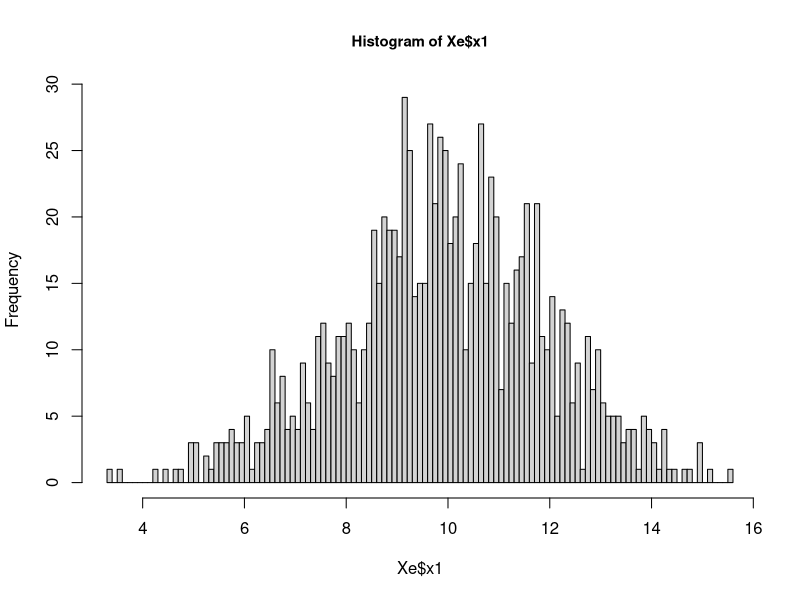
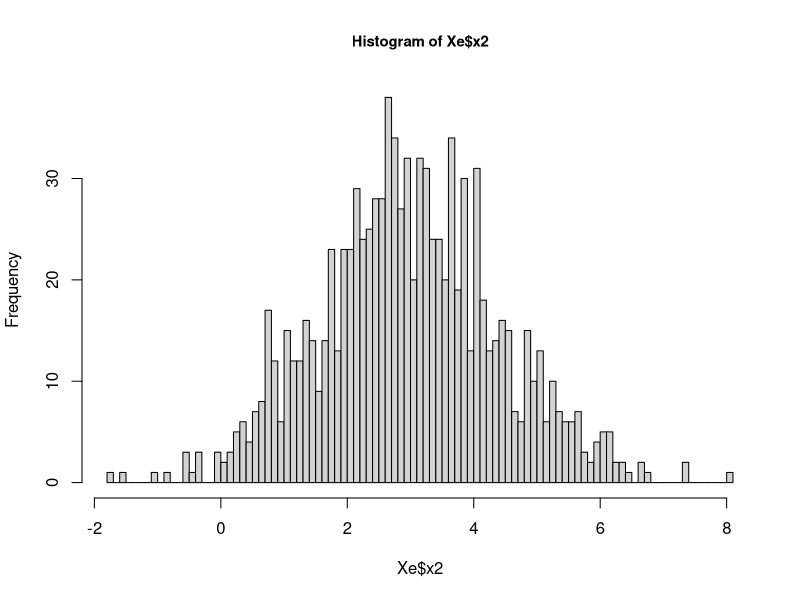
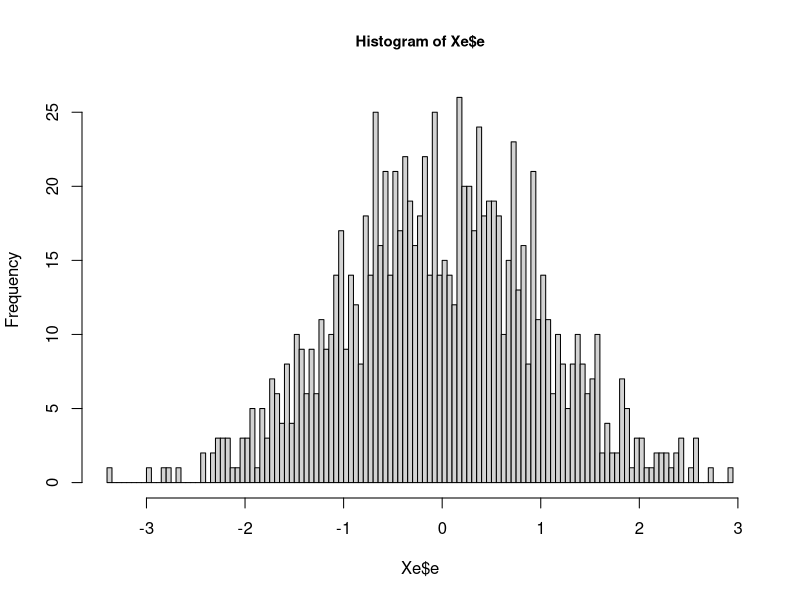
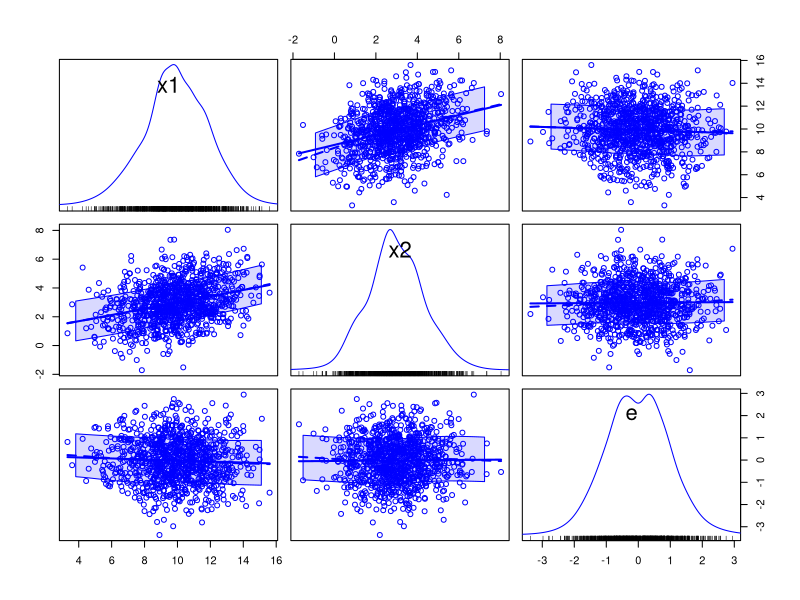
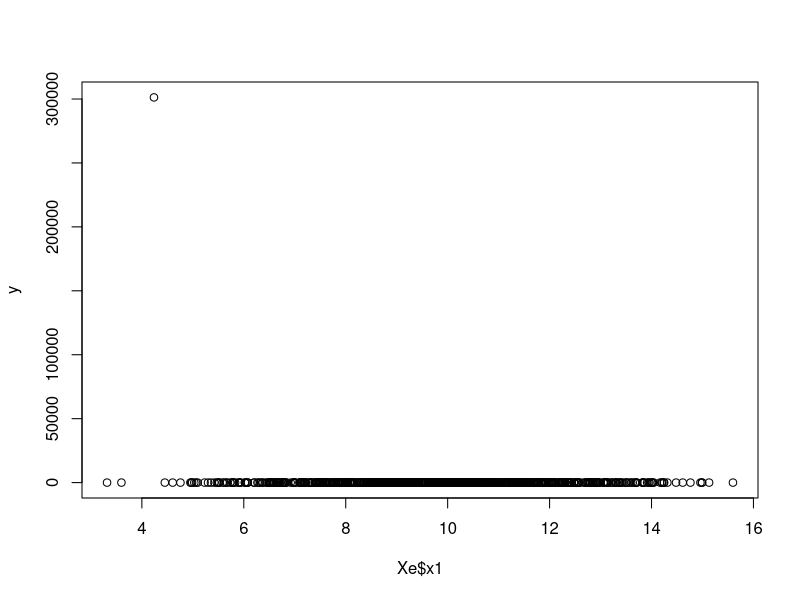
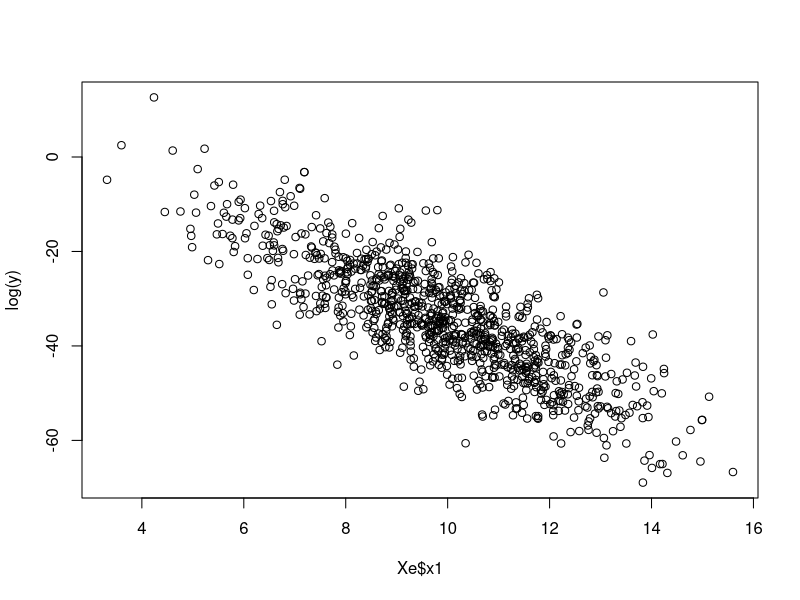
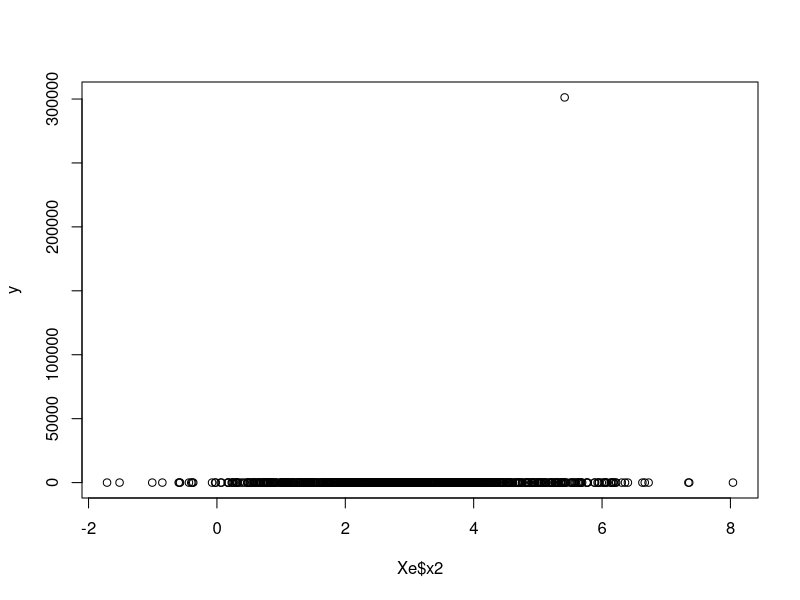
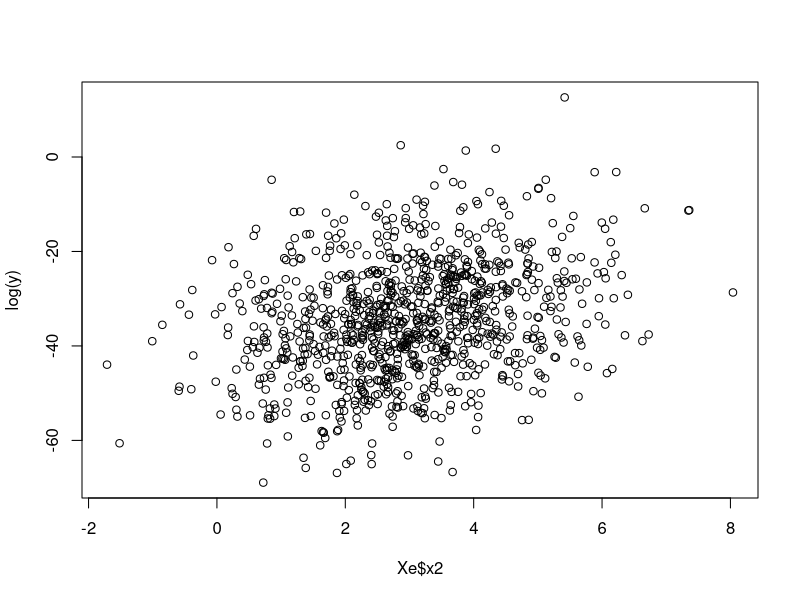

The R source for these figures, in order: (Note: this script raises an error after producing the figures.)
## ---- chunk 1
knitr::opts_chunk$set(echo = TRUE)
## ---- chunk 2
setwd("C:/Users/bgilbert_a/Dropbox/Econometrics/TimeSeriesCourse/Fall2021")
# install.packages("MASS")
require(MASS)
# install.packages("car")
require(car)
## ---- chunk 3
set.seed(826)
# Covariance matrix of x1, x2, and e 
Sig <- matrix(c(4,1,0,1,2,0,0,0,1),3,3)
Sig       # Notice e does not covary with x1 or x2 (assumption 5) 
          # also x1 and x2 can covary, but not perfectly (assumption 2)

# Mean of x1, x2, and e
moo <- c(10,3,0)

# generate data
Xe <- mvrnorm(n=1000,mu=moo,Sigma=Sig)

# give the variables names
colnames(Xe)<-c("x1","x2","e")

# store as a data frame
Xe <- as.data.frame(Xe)
head(Xe)
## ---- chunk 4
hist(Xe$x1, breaks = 100, cex.main = 0.9)
hist(Xe$x2, breaks = 100, cex.main = 0.9)
hist(Xe$e, breaks = 100, cex.main = 0.9)
# Sample correlations and covariances (notice difference from "truth")
cov(Xe)
cor(Xe)
scatterplotMatrix(Xe)
## ---- chunk 5
y <- exp(10 - 6*Xe$x1 + 5*Xe$x2 + Xe$e) # log(y) is linear in parameters and 
                                        # residual, but y is not.
plot(Xe$x1,y)
plot(Xe$x1,log(y))
plot(Xe$x2,y)
plot(Xe$x2,log(y))
## ---- chunk 6
summary(lm(y~x1+x2,data=Xe))
summary(lm(log(y)~x1+x2,data=Xe))
## ---- chunk 7
set.seed(826)
# Covariance matrix of x1 and e 
Sig <- matrix(c(4,0,0,1),2,2)
Sig       # Notice e does not covary with x1 (assumption 5) 
# We will make x2 an exact multiple of x1 (violate assumption 2)
# Mean of x1 and e
moo <- c(10,0)
# generate data
Xe <- mvrnorm(n=1000,mu=moo,Sigma=Sig)
# generate x2 as arbitrary multiple of x1
x2 <- 7*Xe[,1]
Xe <- as.data.frame(cbind(Xe[,1],x2,Xe[,2]))
# give the variables names
colnames(Xe)<-c("x1","x2","e")
head(Xe)
## ---- chunk 8
cov(Xe)
cor(Xe)
scatterplotMatrix(Xe)
## ---- chunk 9
y <- 10 - 6*Xe$x1 + 5*Xe$x2 + Xe$e # y is linear in parameters (assumption 1)
plot(Xe$x1,y)
plot(Xe$x2,y) # Should be a tight fit!
## ---- chunk 10
summary(lm(y~x1+x2,data=Xe)) # Why an intercept of 10 and coefficient of 29? 
                             # -6 + 5*7 = 29
                             # some stats packages will not produce output

# NOTE: regressing on an intercept ONLY estimates the mean of y - intercept can 
# be constant. 
mean(y)
summary(lm(y~1))
## ---- chunk 11
set.seed(826)
# Covariance matrix of x1, x2, and e 
Sig <- matrix(c(4,0,0,0,0,0,0,0,1),3,3)
Sig       # Notice e does not covary with x1 or x2 (assumption 5) 
          # But x2 also has no variance (violate assumption 2)
# Mean of x1, x2, and e
moo <- c(10,3,0)
# generate data
Xe <- mvrnorm(n=1000,mu=moo,Sigma=Sig)
# give the variables names
colnames(Xe)<-c("x1","x2","e")
Xe <- as.data.frame(Xe)
head(Xe)

# Sample correlations and covariances (notice difference from "truth")
cov(Xe)
cor(Xe)
scatterplotMatrix(Xe)

# generate the true y (outcome)
y <- 10 - 6*Xe$x1 + 5*Xe$x2 + Xe$e # y is linear in parameters (assumption 1)
plot(Xe$x1,y)
plot(Xe$x2,y) # Should be a tight fit!

# run the linear regression
summary(lm(y~x1+x2,data=Xe)) # Why an intercept of 25 and coefficient of -6? 
                             # 10 + 5*3
                             # some stats packages will not even produce output
## ---- chunk 12
set.seed(826)
# Covariance matrix of x1, x2
Sig <- matrix(c(4,1,1,2),2,2)
Sig       
# Mean of x1, x2
moo <- c(10,3)
# generate data
Xe <- mvrnorm(n=1000,mu=moo,Sigma=Sig)

# generate homoskedastic residuals
eps = rnorm(n=1000,mean=0,sd=sqrt(1))

# generate heteroskedastic residuals
sigma2 = (eps^2)*(Xe[,1]^2+Xe[,2]^2)
eps2 = rnorm(n=1000,mean=0,sd=sqrt(sigma2))

Xe1 = as.data.frame(cbind(Xe,eps))
colnames(Xe1)<-c("x1","x2","e1")
Xe2 = as.data.frame(cbind(Xe,eps2))
colnames(Xe2)<-c("x1","x2","e2")
## ---- chunk 13
scatterplotMatrix(Xe1)
scatterplotMatrix(Xe2)
## ---- chunk 14
y1 <- 10 - 6*Xe1$x1 + 5*Xe1$x2 + Xe1$e1
y2 <- 10 - 6*Xe2$x1 + 5*Xe2$x2 + Xe2$e2
## ---- chunk 15
plot(Xe1$x1,y1)
plot(Xe2$x1,y2) 
## ---- chunk 16
summary(lm(y1~x1+x2,data=Xe1)) 
summary(lm(y2~x1+x2,data=Xe2))
## ---- chunk 17
set.seed(826)
# Covariance matrix of x1, x2
Sig <- matrix(c(4,1,1,2),2,2)
Sig       
# Mean of x1, x2
moo <- c(10,3)
# generate data
Xe <- mvrnorm(n=1000,mu=moo,Sigma=Sig)

# generate independent residuals
eps = rnorm(n=1000,mean=0,sd=sqrt(1))

# generate serially correlated residuals
eps2 <- arima.sim(model=list(ar=c(0.8)),n=1000,sd=1)

Xe1 = as.data.frame(cbind(Xe,eps))
colnames(Xe1)<-c("x1","x2","e1")
Xe2 = as.data.frame(cbind(Xe,eps2))
colnames(Xe2)<-c("x1","x2","e2")
## ---- chunk 18
scatterplotMatrix(Xe1)
scatterplotMatrix(Xe2)
## ---- chunk 19
y1 <- 10 - 6*Xe1$x1 + 5*Xe1$x2 + Xe1$e1
y2 <- 10 - 6*Xe2$x1 + 5*Xe2$x2 + Xe2$e2
## ---- chunk 20
plot(Xe1$x1,y1)
plot(Xe2$x1,y2) 
## ---- chunk 21
summary(lm(y1~x1+x2,data=Xe1)) 
summary(lm(y2~x1+x2,data=Xe2))
## ---- chunk 22
set.seed(826)
# Covariance matrix of x1, x2, and e 
n <- 3
A <- matrix(runif(n^2)*2-1, ncol=n) 
Sig <- t(A) %*% A
Sig       # Notice e covaries with x1 and x2
# also x1 and x2 can covary, but not perfectly (assumption 2)
# Mean of x1, x2, and e
moo <- c(10,3,0)
# generate data
Xe1 <- mvrnorm(n=1000,mu=moo,Sigma=Sig)

# give the variables names
colnames(Xe1)<-c("x1","x2","e1")
# store as a data frame
Xe1 <- as.data.frame(Xe1)
head(Xe1)
## ---- chunk 23
# plot empirical distribution of each: 
hist(Xe1$x1, breaks = 100, cex.main = 0.9)
hist(Xe1$x2, breaks = 100, cex.main = 0.9)
hist(Xe1$e1, breaks = 100, cex.main = 0.9)
# Sample correlations and covariances (notice difference from "truth")
cov(Xe1)
cor(Xe1)
scatterplotMatrix(Xe1)
## ---- chunk 24
y1 <- 10 - 6*Xe1$x1 + 5*Xe1$x2 + Xe1$e1
## ---- chunk 25
plot(Xe1$x1,y1)
plot(Xe1$x2,y1) 
## ---- chunk 26
summary(lm(y1~x1+x2,data=Xe1)) 
## ---- chunk 27
set.seed(826)
# Covariance matrix of x1, x2, and e 
Sig <- matrix(c(4,1,0,1,2,0,0,0,1),3,3)
Sig       # Notice e does not covary with x1 or x2 (assumption 5) 
# also x1 and x2 can covary, but not perfectly (assumption 2)
# Mean of x1, x2, and e
moo <- c(10,3,0)

# generate data
Xe <- mvrnorm(n=1000,mu=moo,Sigma=Sig)
# give the variables names
colnames(Xe)<-c("x1","x2","e")
# store as a data frame
Xe <- as.data.frame(Xe)
## ---- chunk 28
y2 <- 10 - 6*Xe$x1 + 5*Xe$x2 + Xe$e 
## ---- chunk 29
summary(lm(y2~x1+x2,data=Xe))
summary(lm(y2~x1,data=Xe))
summary(lm(y2~x2,data=Xe))
## ---- chunk 30
set.seed(826)
# generate an autocorrelated residual
eps <- arima.sim(model=list(ar=c(0.8)),n=999,sd=1)

# generate an autocorrelated outcome that has "eps" as its residual
y1 <- list()
y10 <- rnorm(n=1,mean=10,sd=1)
y1[[1]] <- y10
for(i in 2:1000) {
  y1[[i]] <- 10 + 0.4*y1[[i-1]] + eps[i]
}
y1 <- unlist(y1)

arima(y1,order=c(1,0,0))
